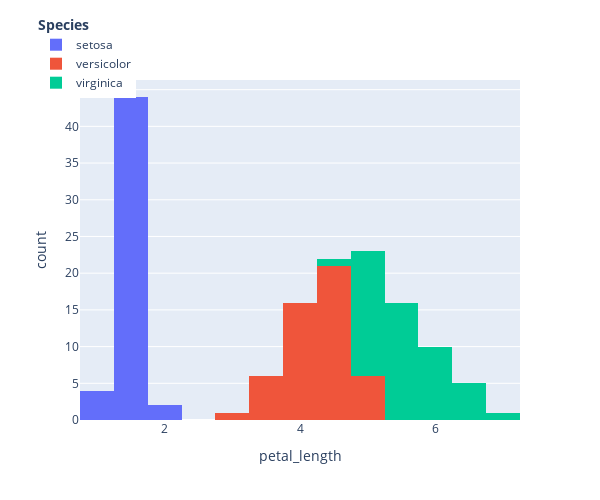

Write notebook code for a chart like this one.
### Markdown cell above
### Histogram

### Code cell
fig = px.histogram(iris, x="petal_length",
                   color='species',
                   width=600,
                   height=500
#                    facet_col='species',
#                    histnorm='probability'
                  )

fig.update_layout(
#     showlegend = False,
    legend=dict(
#           title="<b>Species </b>",
#           orientation='h',
#           x=-.1,
#           y=1.2
#         traceorder="normal",
#         font=dict(
#             family="sans-serif",
#             size=12,
#             color="black"
#         ),
#         bgcolor="LightSteelBlue",
#         bordercolor="Black",
#         borderwidth=2
    )
)    
    
fig.show()

### Figure 1 — Plotly figure (JSON) as saved in the notebook; plotly's stock layout.template omitted (floating-point values rounded to 4 significant figures)
{"data": [{"alignmentgroup": "True", "bingroup": "x", "hoverlabel": {"namelength": 0}, "hovertemplate": "species=setosa<br>petal_length=%{x}<br>count=%{y}", "legendgroup": "setosa", "marker": {"color": "#636efa"}, "name": "setosa", "offsetgroup": "setosa", "orientation": "v", "showlegend": true, "type": "histogram", "x": [1.4, 1.4, 1.3, 1.5, 1.4, 1.7, 1.4, 1.5, 1.4, 1.5, 1.5, 1.6, 1.4, 1.1, 1.2, 1.5, 1.3, 1.4, 1.7, 1.5, 1.7, 1.5, 1, 1.7, 1.9, 1.6, 1.6, 1.5, 1.4, 1.6, 1.6, 1.5, 1.5, 1.4, 1.5, 1.2, 1.3, 1.5, 1.3, 1.5, 1.3, 1.3, 1.3, 1.6, 1.9, 1.4, 1.6, 1.4, 1.5, 1.4], "xaxis": "x", "yaxis": "y"}, {"alignmentgroup": "True", "bingroup": "x", "hoverlabel": {"namelength": 0}, "hovertemplate": "species=versicolor<br>petal_length=%{x}<br>count=%{y}", "legendgroup": "versicolor", "marker": {"color": "#EF553B"}, "name": "versicolor", "offsetgroup": "versicolor", "orientation": "v", "showlegend": true, "type": "histogram", "x": [4.7, 4.5, 4.9, 4, 4.6, 4.5, 4.7, 3.3, 4.6, 3.9, 3.5, 4.2, 4, 4.7, 3.6, 4.4, 4.5, 4.1, 4.5, 3.9, 4.8, 4, 4.9, 4.7, 4.3, 4.4, 4.8, 5, 4.5, 3.5, 3.8, 3.7, 3.9, 5.1, 4.5, 4.5, 4.7, 4.4, 4.1, 4, 4.4, 4.6, 4, 3.3, 4.2, 4.2, 4.2, 4.3, 3, 4.1], "xaxis": "x", "yaxis": "y"}, {"alignmentgroup": "True", "bingroup": "x", "hoverlabel": {"namelength": 0}, "hovertemplate": "species=virginica<br>petal_length=%{x}<br>count=%{y}", "legendgroup": "virginica", "marker": {"color": "#00cc96"}, "name": "virginica", "offsetgroup": "virginica", "orientation": "v", "showlegend": true, "type": "histogram", "x": [6, 5.1, 5.9, 5.6, 5.8, 6.6, 4.5, 6.3, 5.8, 6.1, 5.1, 5.3, 5.5, 5, 5.1, 5.3, 5.5, 6.7, 6.9, 5, 5.7, 4.9, 6.7, 4.9, 5.7, 6, 4.8, 4.9, 5.6, 5.8, 6.1, 6.4, 5.6, 5.1, 5.6, 6.1, 5.6, 5.5, 4.8, 5.4, 5.6, 5.1, 5.1, 5.9, 5.7, 5.2, 5, 5.2, 5.4, 5.1], "xaxis": "x", "yaxis": "y"}], "layout": {"barmode": "relative", "height": 500, "legend": {"title": {"text": "<b>Species </b>"}, "tracegroupgap": 0, "x": -0.1, "y": 1.2}, "margin": {"t": 60}, "width": 600, "xaxis": {"anchor": "y", "domain": [0, 1], "title": {"text": "petal_length"}}, "yaxis": {"anchor": "x", "domain": [0, 1], "title": {"text": "count"}}}}
